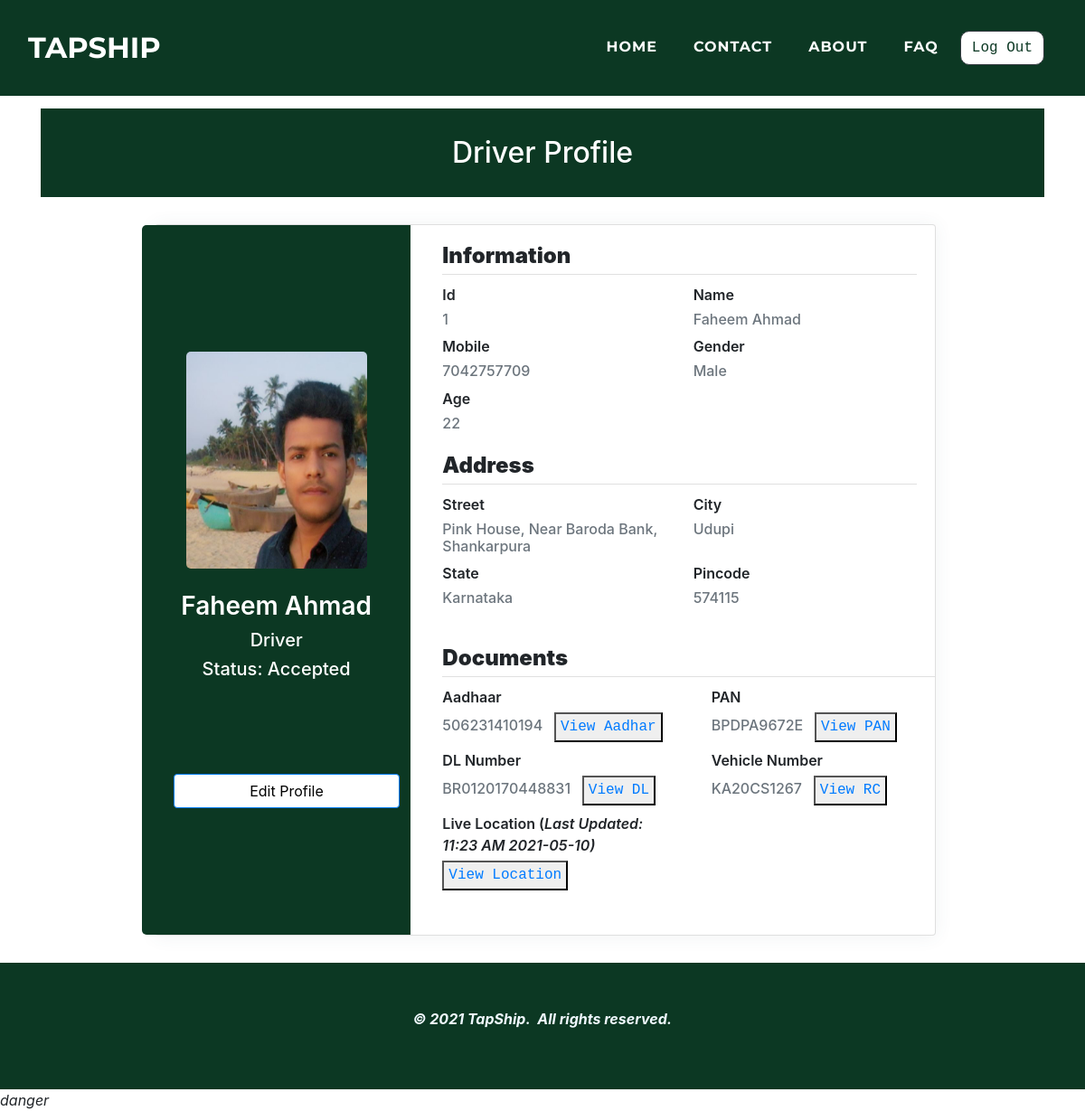
The app's page /drivers/profile.php (signed in), older data.
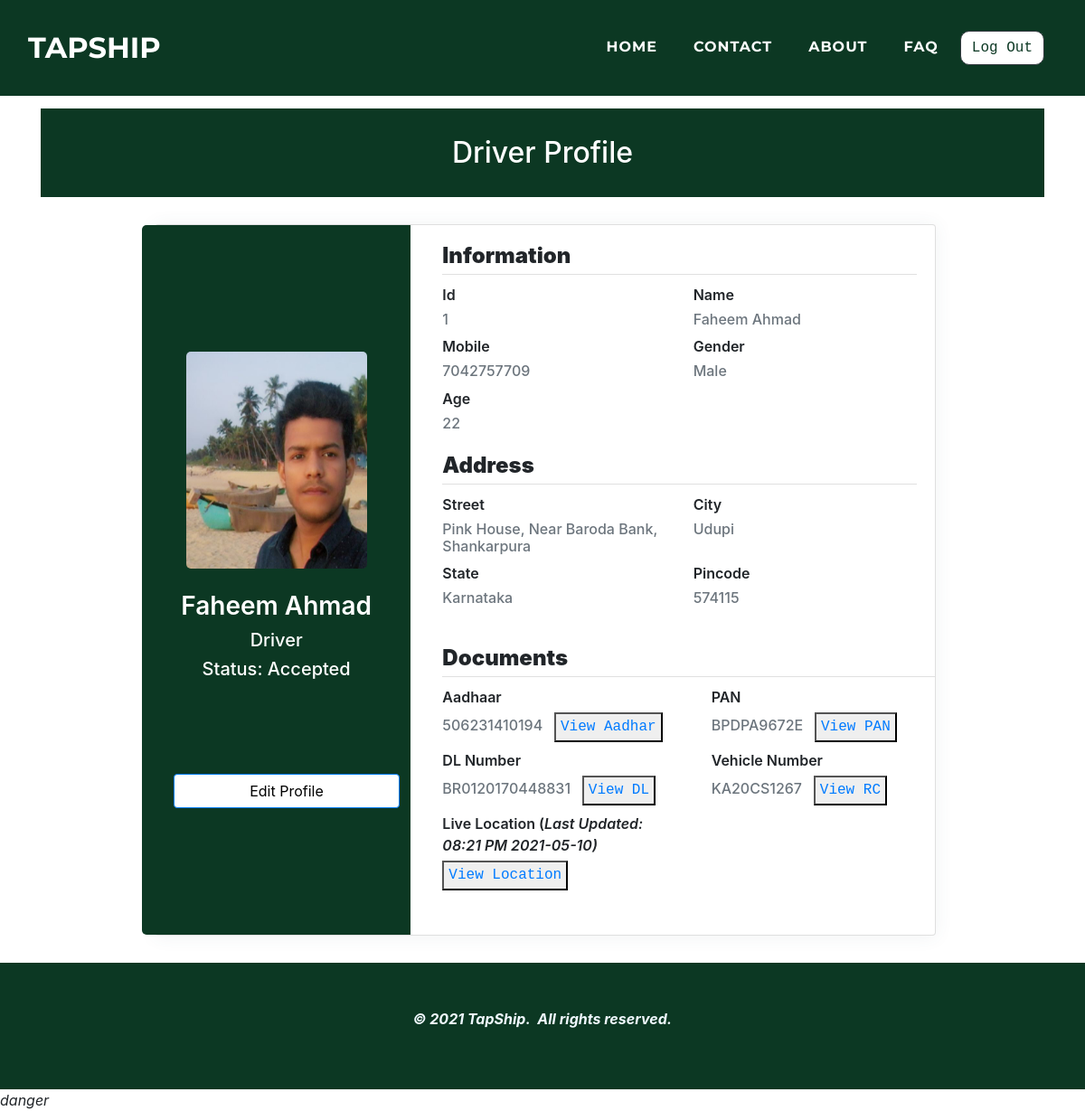
The same page, newer data.
### tables this page shows
CREATE TABLE `driver` (
  `d_id` int(11) NOT NULL,
  `d_name` varchar(50) NOT NULL,
  `d_mobile` varchar(25) NOT NULL,
  `d_gender` varchar(25) NOT NULL,
  `d_age` varchar(10) NOT NULL,
  `d_street` varchar(50) NOT NULL,
  `d_city` varchar(25) NOT NULL,
  `d_state` varchar(25) NOT NULL,
  `d_pincode` varchar(10) NOT NULL,
  `d_aadhar` varchar(25) NOT NULL,
  `d_aadharpdf` varchar(100) NOT NULL,
  `d_pan` varchar(25) NOT NULL,
  `d_panpdf` varchar(100) NOT NULL,
  `d_photo` varchar(100) NOT NULL,
  `d_dlnumber` varchar(25) NOT NULL,
  `d_dlpdf` varchar(100) NOT NULL,
  `d_vehiclenumber` varchar(25) NOT NULL,
  `d_vehiclercpdf` varchar(100) NOT NULL,
  `d_lat` varchar(100) DEFAULT NULL,
  `d_long` varchar(100) DEFAULT NULL,
  `d_date` varchar(500) NOT NULL,
  `d_time` varchar(500) NOT NULL,
  `d_password` varchar(25) NOT NULL,
  `d_approve` varchar(10) NOT NULL
);

### drivers/profile.php (the view, shortened to what the changed rows need)
<?php
$res = $_SESSION["sessionid"];
$d_mobile = $res;
?>
<!doctype html>
<html>
<head>
    <link rel="stylesheet" href="../assets/bootstrap/css/bootstrap.min.css">
    <link rel="stylesheet" href="../assets/fonts/font-awesome.min.css">
    <link rel="stylesheet" href="../assets/fonts/ionicons.min.css">
    <link rel="stylesheet" href="../assets/css/Article-List.css">
    <link rel="stylesheet" href="../assets/css/Footer-Dark.css">
    <link rel="stylesheet" href="../assets/css/Highlight-Blue.css">
    <link rel="stylesheet" href="https://cdnjs.cloudflare.com/ajax/libs/animate.css/3.5.2/animate.min.css">
    <link rel="stylesheet" href="https://cdnjs.cloudflare.com/ajax/libs/aos/2.2.0/aos.css">
    <link rel="stylesheet" href="../assets/css/Login-Form-Clean.css">
    <link rel="stylesheet" href="../assets/css/table-style.css">
    <link rel="stylesheet" href="../assets/css/profile.css">
    <link href='https://maxcdn.bootstrapcdn.com/bootstrap/4.0.0/css/bootstrap.min.css' rel='stylesheet'>
    <link href='https://cdnjs.cloudflare.com/ajax/libs/MaterialDesign-Webfont/3.6.95/css/materialdesignicons.css' rel='stylesheet'>
</head>
<body oncontextmenu='return false' class='snippet-body'>
    <div class="page-content page-container" id="page-content">
        <?php
        $con = mysqli_connect("localhost", "root", "", "tapship");
        $query = " select * from driver where d_mobile=" . $d_mobile . "";
        $result = mysqli_query($con, $query);
        while ($res = mysqli_fetch_assoc($result)) {
            $d_id =  $res['d_id'];
            $d_name =  $res['d_name'];
            $d_gender =  $res['d_gender'];
            $d_age =  $res['d_age'];
            $d_street =  $res['d_street'];
            $d_city =  $res['d_city'];
            $d_state =  $res['d_state'];
            $d_pincode =  $res['d_pincode'];
            $d_aadhar =  $res['d_aadhar'];
            $d_pan =  $res['d_pan'];
            $d_dlnumber =  $res['d_dlnumber'];
            $d_vehiclenumber =  $res['d_vehiclenumber'];
            $d_photo =  $res['d_photo'];
            $d_approve =  $res['d_approve'];
            $d_time = $res['d_time'];
            $d_date = $res['d_date'];
        }
        ?>
        <div class="features-boxed">
            <div class="container" style="background: #ffffff;">
                <div class="intro" style="background: #0c3823;margin-top: 120px;margin-bottom: 30px;">
                    <h2 class="text-center" data-aos="fade" style="color: rgb(255,255,255);padding: 30px;margin-bottom: 0px;">Driver Profile</h2>
                </div>
            </div>
        </div>
        <div class="padding">
            <div class="row container d-flex justify-content-center">
                <div class="col-xl-12 col-md-12">
                    <div class="card user-card-full">
                        <div class="row m-l-0 m-r-0">
                            <div class="col-md-4 bg-c-lite-green user-profile">
                                <div class="card-block text-center text-white">
                                    <div class="m-b-25"> <img src="../drivers/<?php echo  $d_photo; ?>" width="200" height="240" align="center" class="img-radius" alt="User-Profile-Image"> </div>
                                    <h3 class="f-w-600"><?php echo "$d_name" ?></h3>
                                    <h5>Driver</h5>
                                    <h5>Status: <?php if ($d_approve == "1") {
                                                    echo "No Action";
                                                } else if ($d_approve == "2") {
                                                    echo " Accepted";
                                                } else if ($d_approve == "3") {
                                                    echo "Review";
                                                } else if ($d_approve == "4") {
                                                    echo "Rejected";
                                                } else if ($d_approve == "5") {
                                                    echo "Resubmitted";
                                                } else {
                                                    echo "Multiple Login State";
                                                } ?></h5>
                                    <br> <br><br><br>
                                    <a href="editdetails.php"><button class="btn btn-primary" type="button" style="width: 250px; background-color:white; color:black;">Edit Profile</button></a>
                                </div>
                            </div>
                            <div class="col-sm-8">
                                <div class="card-block">
                                    <div class="row">
                                        <div class="col-sm-6">
                                            <p class="m-b-10 f-w-600">Id</p>
                                            <h6 class="text-muted f-w-400"><?php echo "$d_id" ?></h6>
                                        </div>
                                        <div class="col-sm-6">
                                            <p class="m-b-10 f-w-600">Name</p>
                                            <h6 class="text-muted f-w-400"><?php echo "$d_name" ?></h6>
                                        </div>
                                        <div class="col-sm-6">
                                            <p class="m-b-10 f-w-600">Gender</p>
                                            <h6 class="text-muted f-w-400"><?php echo "$d_gender" ?></h6>
                                        </div>
                                        <div class="col-sm-6">
                                            <p class="m-b-10 f-w-600">Age</p>
                                            <h6 class="text-muted f-w-400"><?php echo "$d_age" ?></h6>
                                        </div>
                                    </div>
                                    <div class="row">
                                        <div class="col-sm-6">
                                            <p class="m-b-10 f-w-600">Street</p>
                                            <h6 class="text-muted f-w-400"><?php echo "$d_street" ?></h6>
                                        </div>
                                        <div class="col-sm-6">
                                            <p class="m-b-10 f-w-600">City</p>
                                            <h6 class="text-muted f-w-400"><?php echo "$d_city" ?></h6>
                                        </div>
                                        <div class="col-sm-6">
                                            <p class="m-b-10 f-w-600">State</p>
                                            <h6 class="text-muted f-w-400"><?php echo "$d_state" ?></h6>
                                        </div>
                                        <div class="col-sm-6">
                                            <p class="m-b-10 f-w-600">Pincode</p>
                                            <h6 class="text-muted f-w-400"><?php echo "$d_pincode" ?></h6>
                                        </div>
                                    </div>
                                </div>
                                <div class="row">
                                    <div class="col-sm-6">
                                        <p class="m-b-10 m-l-20 f-w-600">Aadhaar</p>
                                        <h6 class="text-muted m-l-20 f-w-400"><?php echo "$d_aadhar" ?> <button class="text-monospace" style="padding:5px;"></button></h6>
                                    </div>
                                    <div class="col-sm-6">
                                        <p class="m-b-10  m-l-20 f-w-600">PAN</p>
                                        <h6 class="text-muted m-l-20 f-w-400"><?php echo "$d_pan" ?> <button class="text-monospace" style="padding:5px;"></button></h6>
                                    </div>
                                    <div class="col-sm-6">
                                        <p class="m-b-10  m-l-20 f-w-600">DL Number</p>
                                        <h6 class="text-muted m-l-20 f-w-400"><?php echo "$d_dlnumber" ?> <button class="text-monospace" style="padding:5px;"></button></h6>
                                    </div>
                                    <div class="col-sm-6">
                                        <p class="m-b-10  m-l-20 f-w-600">Vehicle Number</p>
                                        <h6 class="text-muted m-l-20 f-w-400"><?php echo "$d_vehiclenumber" ?> <button class="text-monospace" style="padding:5px;"></button></h6>
                                    </div>
                                    <div class="col-sm-6">
                                        <p class="m-b-10  m-l-20 f-w-600">Live Location (<i>Last Updated: <?php echo "$d_time" ?>&nbsp<?php echo "$d_date" ?><i>)</p>
                                    </div>
                                </div>
                            </div>
                        </div>
                    </div>
                </div>
            </div>
        </div>
    </div>
</body>
</html>

Row changes from the older to the newer data that the page shows:
changed driver "Faheem Ahmad": d_time "11:23 AM" → "08:21 PM"
